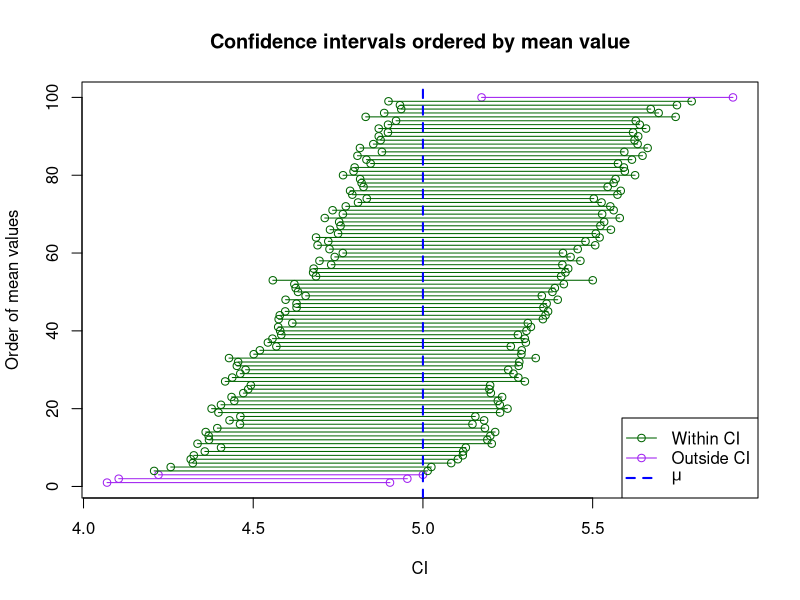

Reproduce this figure in R.
## ---- chunk 1
#| results: asis
set.seed(20220804)
n <- 100
mu <- 5
sigma <- 2
alpha <- 0.95

do_sample <- function() {
  # n, mu, sigma defined outside
  rnorm(n, mu, sigma) 
}

x <- do_sample()
s <- sd(x)
xbar <- mean(x)
z <- qnorm((1 - alpha) / 2, lower.tail = FALSE)
## ---- chunk 2
do_mean_ci <- function(xbar, s) {
  # n, z defined outside
  se <- s / sqrt(n)
  se_z <- se * z
  c(lower = xbar - se_z, upper = xbar + se_z)
}

sem <- do_mean_ci(xbar, s)

r_mean_ci <- replicate(100, {
  r_x <- do_sample()
  r_xbar <- mean(r_x)
  r_sd <- sd(r_x)
  do_mean_ci(r_xbar, r_sd)
})

str(r_mean_ci)
## ---- chunk 3
# reorder by mean of ranges -- simply for visuals
r_mean_ci <- r_mean_ci[, order(apply(r_mean_ci, 2L, mean))]
## ---- chunk 4
are_between <- r_mean_ci["lower", ] < mu & r_mean_ci["upper", ] > mu
mean(are_between)
## ---- chunk 5
#| fig-height: 8
#| fig-width: 8

# plot the points
plot(
  x = c(r_mean_ci["lower", ], r_mean_ci["upper", ]),
  y = c(1:100, 1:100),
  col = ifelse(c(are_between, are_between), "darkgreen", "purple"),
  main = "Confidence intervals ordered by mean value",
  xlab = "CI",
  ylab = "Order of mean values"
)

# connect points with lines
segments(
  r_mean_ci["lower", ], 
  1:100, 
  r_mean_ci["upper", ], 
  1:100,
  col = ifelse(are_between, "darkgreen", "purple") ,
)

# add vertical line for mu
abline(v = mu, col = "blue", lwd = 2, lty = 2)

# provide legend
legend(
  "bottomright",
  c("Within CI", "Outside CI", expression(mu)),
  col = c("darkgreen", "purple", "blue"),
  lty = c(1, 1, 2),
  lwd = c(1, 1, 2),
  pch = c(1, 1, NA)
)
